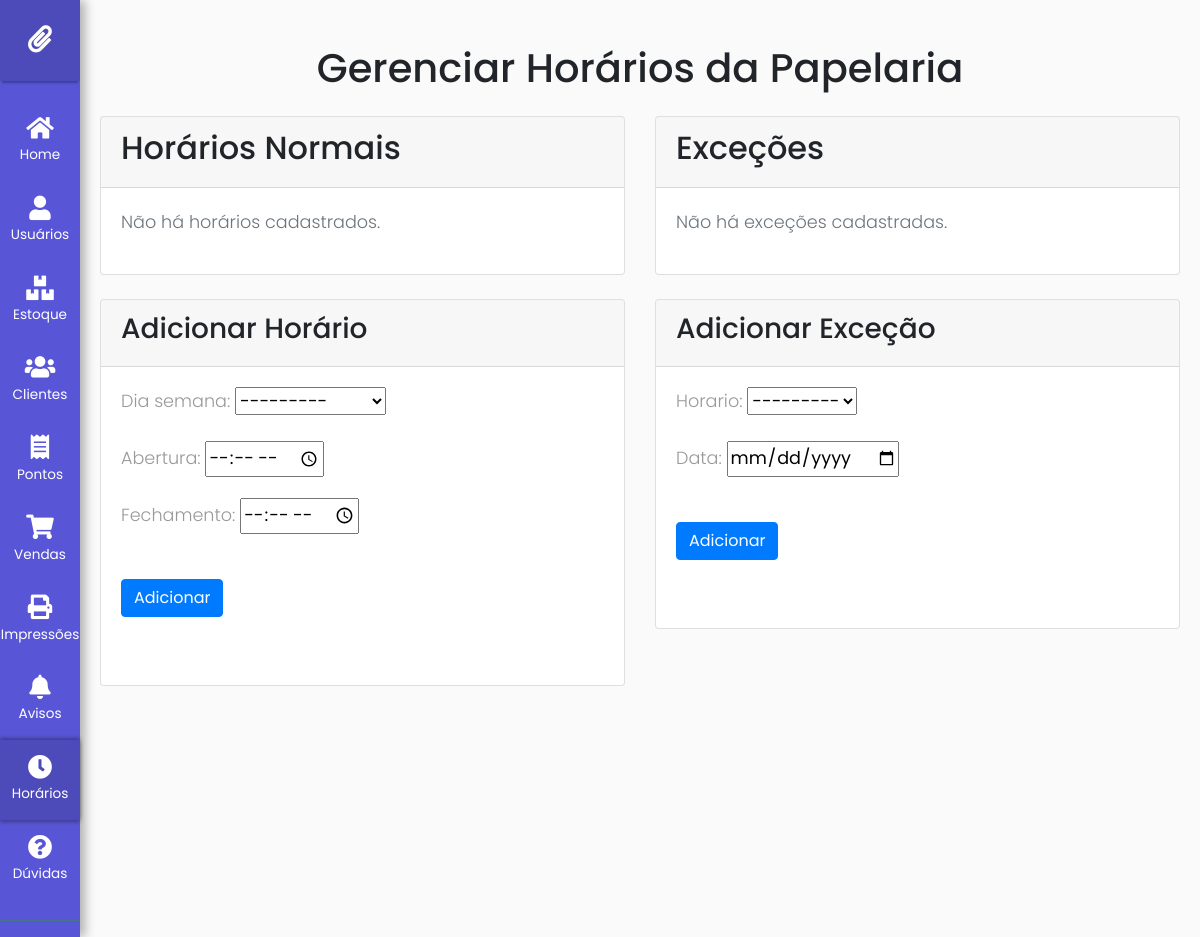
The app's page /horarios/ (signed in), older data.
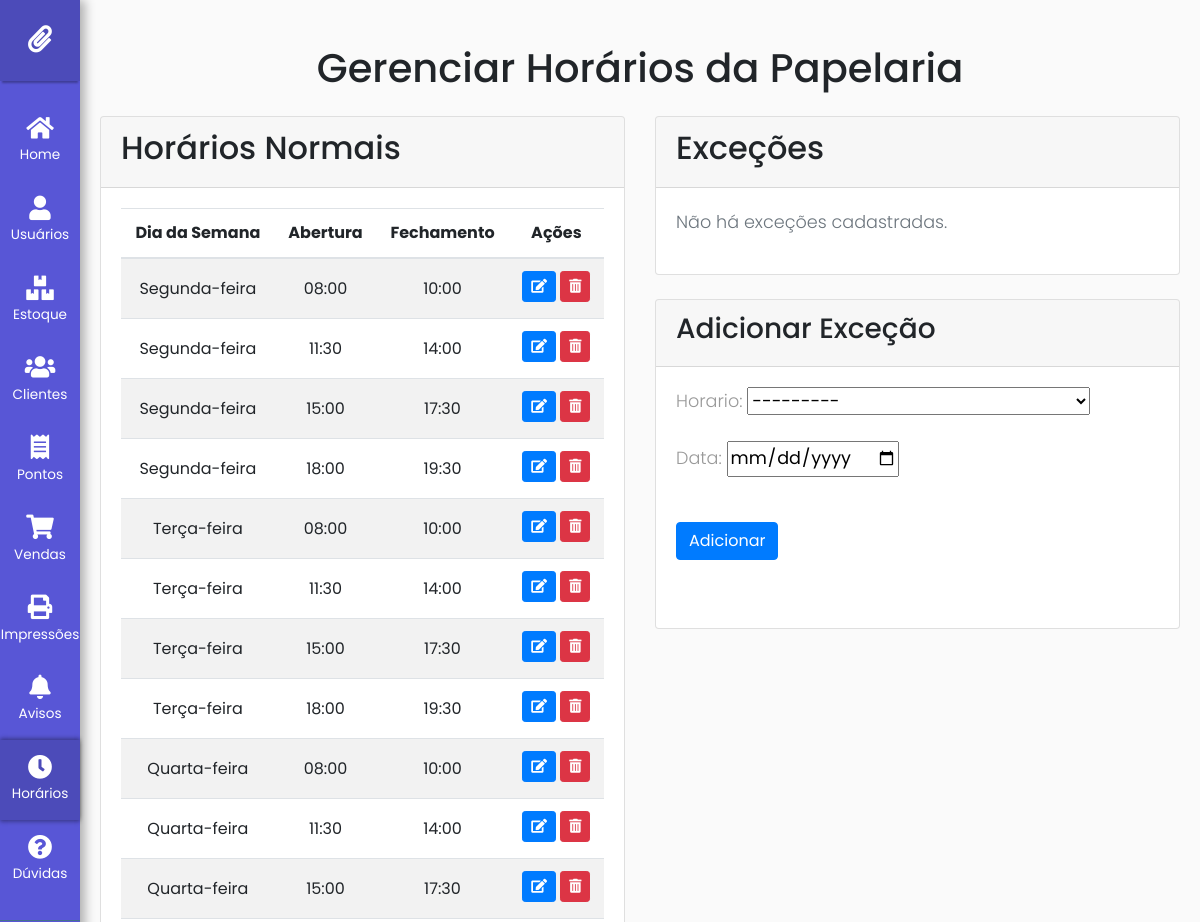
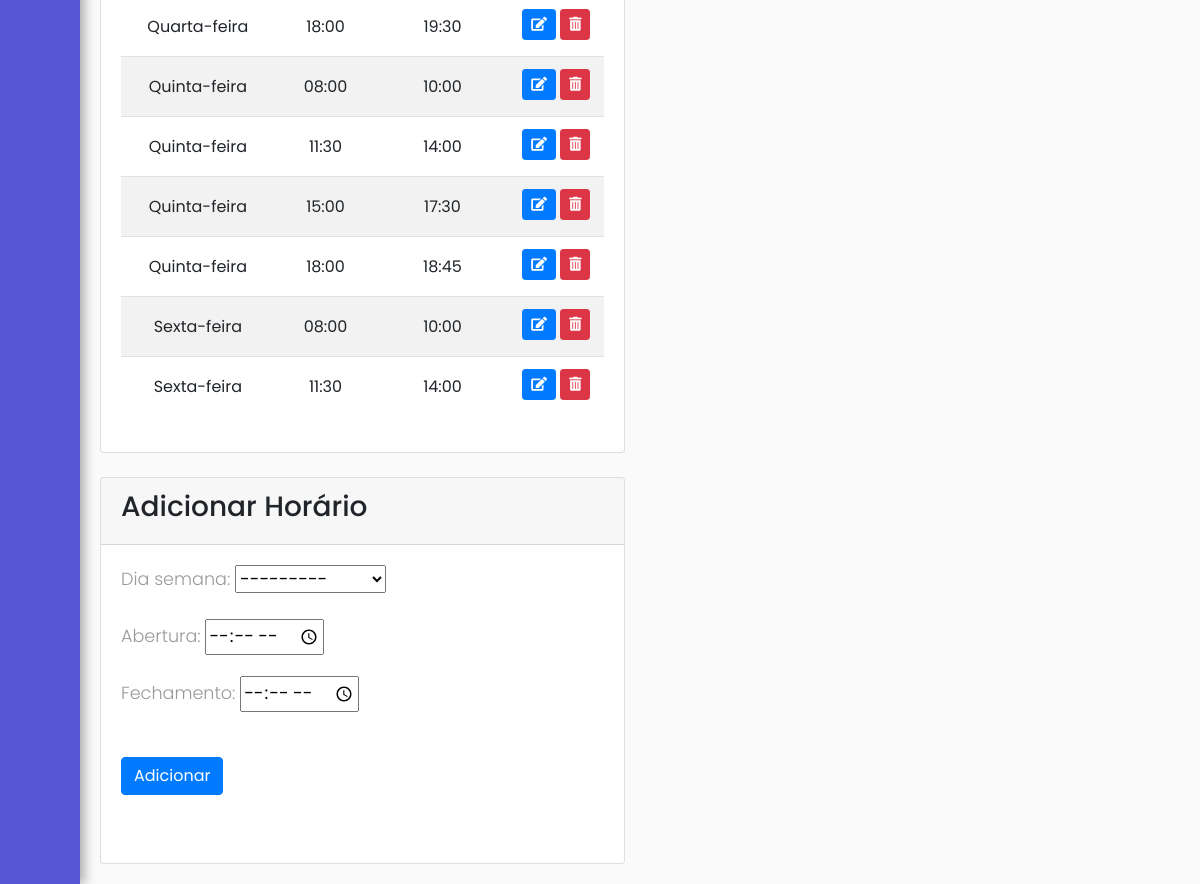
The same page, newer data (2 pictures, top to bottom).
### horarios/models.py (models this page shows)
class HorarioFuncionamento(models.Model):
    DIA_SEMANA_CHOICES = [
        (0, 'Segunda-feira'),
        (1, 'Terça-feira'),
        (2, 'Quarta-feira'),
        (3, 'Quinta-feira'),
        (4, 'Sexta-feira'),
        (5, 'Sábado'),
        (6, 'Domingo'),
    ]
    dia_semana = models.IntegerField(choices=DIA_SEMANA_CHOICES)
    abertura = models.TimeField()
    fechamento = models.TimeField()
    def __str__(self):
        return f"{self.get_dia_semana_display()} - {self.abertura} às {self.fechamento}"

### horarios/views.py (the view)
# urls.py: path('', views.gerenciar_horarios, name='gerenciar-horarios'),
@user_passes_test(is_admin)
def gerenciar_horarios(request):
    horarios = HorarioFuncionamento.objects.all().order_by('dia_semana', 'abertura')
    excecoes = ExcecaoHorario.objects.all().order_by('data', 'horario__abertura')
    if request.method == 'POST':
        if 'adicionar_horario' in request.POST:
            horario_form = HorarioFuncionamentoForm(request.POST)
            if horario_form.is_valid():
                horario_form.save()
                return redirect('horarios:gerenciar-horarios')
        elif 'adicionar_excecao' in request.POST:
            excecao_form = ExcecaoHorarioForm(request.POST)
            if excecao_form.is_valid():
                excecao_form.save()
                return redirect('horarios:gerenciar-horarios')
    else:
        horario_form = HorarioFuncionamentoForm()
        excecao_form = ExcecaoHorarioForm()
    return TemplateResponse(request, "gerenciar_horarios.html", {
        "horarios": horarios,
        "excecoes": excecoes,
        "horario_form": horario_form,
        "excecao_form": excecao_form,
    })

### horarios/forms.py
class HorarioFuncionamentoForm(forms.ModelForm):
    class Meta:
        model = HorarioFuncionamento
        fields = ['dia_semana', 'abertura', 'fechamento']
        widgets = {
            'abertura': forms.TimeInput(format='%H:%M', attrs={'type': 'time'}),
            'fechamento': forms.TimeInput(format='%H:%M', attrs={'type': 'time'}),
        }

class ExcecaoHorarioForm(forms.ModelForm):
    class Meta:
        model = ExcecaoHorario
        fields = ['horario', 'data']
        widgets = {
            'data': forms.DateInput(format='%Y-%m-%d', attrs={'type': 'date'}),
        }
    def __init__(self, *args, **kwargs):
        super().__init__(*args, **kwargs)
        self.fields['horario'].queryset = HorarioFuncionamento.objects.all().order_by('dia_semana', 'abertura')

### core/utils.py (called while the page is built)
def is_admin(user):
    return user.is_staff

### horarios/templates/gerenciar_horarios.html (shortened to what this page needs)
{% extends base_template %}
{% block body %}
    <div class="container mt-4">
        <h1 class="text-center">Gerenciar Horários da Papelaria</h1>
        <div class="row mt-4">
            <div class="col-md-6">
                <div class="card">
                    <div class="card-header">
                        <h2>Horários Normais</h2>
                    </div>
                    <div class="card-body">
                        {% if horarios %}
                            <table class="table table-striped table-hover text-center align-middle">
                                <thead>
                                    <tr>
                                        <th>Dia da Semana</th>
                                        <th>Abertura</th>
                                        <th>Fechamento</th>
                                        <th>Ações</th>
                                    </tr>
                                </thead>
                                <tbody>
                                    {% for horario in horarios %}
                                        <tr>
                                            <td class="text-center align-middle">{{ horario.get_dia_semana_display }}</td>
                                            <td class="text-center align-middle">{{ horario.abertura }}</td>
                                            <td class="text-center align-middle">{{ horario.fechamento }}</td>
                                            <td class="text-center align-middle">
                                                <button class="btn btn-primary btn-sm mb-1" data-toggle="modal" data-target="#editarHorarioModal" data-id="{{ horario.id }}"><i class="fas fa-edit"></i></button>
                                                <button class="btn btn-danger btn-sm mb-1" data-toggle="modal" data-target="#excluirHorarioModal" data-id="{{ horario.id }}"><i class="fas fa-trash-alt"></i></button>
                                            </td>
                                        </tr>
                                    {% endfor %}
                                </tbody>
                            </table>
                        {% else %}
                            <p class="text-muted">Não há horários cadastrados.</p>
                        {% endif %}
                    </div>
                </div>
                <div class="card mt-4">
                    <div class="card-header">
                        <h3>Adicionar Horário</h3>
                    </div>
                    <div class="card-body">
                        <form method="post" class="mb-4">
                            {{ horario_form.as_p }}
                            <button type="submit" class="btn btn-primary my-4" name="adicionar_horario">Adicionar</button>
                        </form>
                    </div>
                </div>
            </div>
            <div class="col-md-6">
                <div class="card">
                    <div class="card-header">
                        <h2>Exceções</h2>
                    </div>
                    <div class="card-body">
                        {% if excecoes %}
                            <table class="table table-striped table-hover text-center align-middle">
                                <thead>
                                    <tr>
                                        <th>Data</th>
                                        <th>Dia da Semana</th>
                                        <th>Abertura</th>
                                        <th>Fechamento</th>
                                        <th>Ações</th>
                                    </tr>
                                </thead>
                                <tbody>
                                    {% for excecao in excecoes %}
                                        <tr>
                                            <td class="text-center align-middle">{{ excecao.data }}</td>
                                            <td class="text-center align-middle">{{ excecao.horario.get_dia_semana_display }}</td>
                                            <td class="text-center align-middle">{{ excecao.horario.abertura }}</td>
                                            <td class="text-center align-middle">{{ excecao.horario.fechamento }}</td>
                                            <td class="text-center align-middle">
                                                <button class="btn btn-primary btn-sm" data-toggle="modal" data-target="#editarExcecaoModal" data-id="{{ excecao.id }}"><i class="fas fa-edit"></i></button>
                                                <button class="btn btn-danger btn-sm" data-toggle="modal" data-target="#excluirExcecaoModal" data-id="{{ excecao.id }}"><i class="fas fa-trash-alt"></i></button>
                                            </td>
                                        </tr>
                                    {% endfor %}
                                </tbody>
                            </table>
                        {% else %}
                            <p class="text-muted">Não há exceções cadastradas.</p>
                        {% endif %}
                    </div>
                </div>
                <div class="card mt-4">
                    <div class="card-header">
                        <h3>Adicionar Exceção</h3>
                    </div>
                    <div class="card-body">
                        <form method="post" class="mb-4">
                            {{ excecao_form.as_p }}
                            <button type="submit" class="btn btn-primary my-4" name="adicionar_excecao">Adicionar</button>
                        </form>
                    </div>
                </div>
            </div>
        </div>
    </div>
{% endblock %}

### core/templates/base.html (shortened to what this page needs)
{% load static %}
{% load custom_tags %}
<!DOCTYPE html>
<html lang="pt-br">
<head>
  <link rel="stylesheet" href="https://cdnjs.cloudflare.com/ajax/libs/font-awesome/5.15.4/css/all.min.css">
  <link rel="stylesheet" href="https://stackpath.bootstrapcdn.com/bootstrap/4.5.2/css/bootstrap.min.css">
  <link rel="stylesheet" href="https://cdnjs.cloudflare.com/ajax/libs/toastr.js/latest/toastr.min.css">
  <link rel="stylesheet" href="https://cdn.jsdelivr.net/npm/bootstrap-icons@1.11.3/font/bootstrap-icons.min.css">
  <link href="https://cdn.jsdelivr.net/npm/@coreui/coreui@5.2.0/dist/css/coreui.min.css" rel="stylesheet">
  <link rel="stylesheet" href="https://cdn.jsdelivr.net/npm/@coreui/icons/css/all.min.css">
  <link rel="stylesheet" href="https://maxcdn.bootstrapcdn.com/font-awesome/4.5.0/css/font-awesome.min.css">
  <link rel="stylesheet" href="{% static 'css/base.css' %}">
</head>
<body>
<div class="sidebar-desktop">
  <div class="wrapper">
    <nav id="sidebar" class="active">
      <div class="sidebar-header" style="cursor: pointer;" onclick="window.location.href='{% url 'core:home' %}'">
      <div class="sb-icone">
        <i class="fas fa-paperclip"></i>
      </div>
      </div>
      {% if user.is_superuser %}
      <ul class="list-unstyled components">
        <li class="{% if request.path == '/' %}active{% endif %}">
          <a href="{% url 'core:home' %}">
            <i class="fas fa-home"></i>
            Home
          </a>
        </li>
        <li class="{% if request.path == '/usuarios/' %}active{% endif %}">
          <a href="{% url 'usuarios:usuarios' %}">
            <i class="fas fa-user"></i>
            Usuários
          </a>
        </li>
        <li class="{% if request.path == '/estoque/' %}active{% endif %}">
          <a href="{% url 'estoque:listar-estoque-admin' %}">
            <i class="fas fa-boxes"></i>
            Estoque
          </a>
        </li>
        <li class="{% if request.path == '/clientes/' %}active{% endif %}">
          <a href="{% url 'clientes:admin-clientes' %}">
            <i class="fas fa-users"></i>
            Clientes
          </a>
        </li>
        <li class="{% if request.path == '/pontos/consulta-pontos/' %}active{% endif %}">
          <a href="{% url 'pontos:consulta_pontos' %}">
            <i class="fas fa-receipt"></i>
            Pontos
          </a>
        </li>
        <li class="{% if request.path == '/vendas/' %}active{% endif %}">
          <a href="{% url 'vendas:vendas-admin' %}">
            <i class="fas fa-shopping-cart"></i>
            Vendas
          </a>
        </li>
        <li class="{% if request.path == '/impressao/consultar/' %}active{% endif %}">
          <a href="{% url 'impressao:consultar_impressoes' %}">
            <i class="fas fa-print"></i>
            Impressões
          </a>
        </li>
        <li class="{% if request.path == '/avisos/' %}active{% endif %}">
          <a href="{% url 'avisos:listar-avisos' %}">
            <i class="fas fa-bell"></i>
            Avisos
          </a>
        </li>
        <li class="{% if request.path == '/horarios/' %}active{% endif %}">
          <a href="{% url 'horarios:gerenciar-horarios' %}">
            <i class="fas fa-clock"></i>
            Horários
          </a>
        </li>
        <li class="{% if request.path == '/duvidas/' %}active{% endif %}">
          <a href="{% url 'duvidas:responder_duvidas' %}">
            <i class="fas fa-question-circle"></i>
            Dúvidas
          </a>
        </li>
      </ul>
      {% endif %}
    </nav>
          {% regroup horarios by get_dia_semana_display as grouped_horarios %}
    <div id="content">
      <div class="row">
        {% block body %}
        {% endblock %}
      </div>
    </div>
  </div>
</div>
</body>
</html>

### static/css/base.css (style rules this page uses)
body { font-family: 'Poppins', sans-serif; background: #fafafa; }
p { font-family: 'Poppins', sans-serif; font-size: 1.1em; font-weight: 300; line-height: 1.7em; color: #999; }
a, a:hover, a:focus { color: inherit; text-decoration: none; transition: all 0.3s; }
i, span { display: inline-block; }
.wrapper { display: flex; align-items: stretch; }
#sidebar { min-width: 250px; max-width: 250px; background: #5856D6; color: #fff; transition: all 0.3s; box-shadow: 10px 0 10px rgba(0, 0, 0, 0.4); }
#sidebar.active { min-width: 80px; max-width: 80px; text-align: center; box-shadow: 5px 0 10px rgba(0, 0, 0, 0.3); }
#sidebar .sidebar-header .sb-icone { display: none; font-size: 1.7em; text-align: center; width: 100%; }
#sidebar.active .sidebar-header .sb-icone { display: block; }
#sidebar ul li a { text-align: left; }
#sidebar.active ul li a { padding: 15px 15px; text-align: center; font-size: 0.85em; display: flex; flex-direction: column; align-items: center; }
#sidebar.active ul li a i { margin-right: 0; display: block; font-size: 1.8em; margin-bottom: 5px; }
#sidebar .sidebar-header { padding: 20px; background:rgb(76, 75, 185); box-shadow: 0 4px 2px -2px rgba(0, 0, 0, 0.3); }
#sidebar ul.components { padding: 20px 0; border-bottom: 1px solid #47748b; }
#sidebar ul li a { padding: 10px; font-size: 1.1em; display: block; }
#sidebar ul li a i { margin-right: 10px; }
#sidebar ul li.active>a, a[aria-expanded="true"] { color: #fff; background: rgb(76, 75, 185); box-shadow: 0 -2px 4px rgba(0, 0, 0, 0.3), 0 2px 4px rgba(0, 0, 0, 0.3); }
#content { width: 100%; padding: 20px; min-height: 100vh; transition: all 0.3s; }

Row changes from the older to the newer data that the page shows:
added HorarioFuncionamento: dia_semana "Segunda-feira", abertura "08:00", fechamento "10:00"
added HorarioFuncionamento: dia_semana "Segunda-feira", abertura "11:30", fechamento "14:00"
added HorarioFuncionamento: dia_semana "Segunda-feira", abertura "15:00", fechamento "17:30"
added HorarioFuncionamento: dia_semana "Segunda-feira", abertura "18:00", fechamento "19:30"
added HorarioFuncionamento: dia_semana "Terça-feira", abertura "08:00", fechamento "10:00"
added HorarioFuncionamento: dia_semana "Terça-feira", abertura "11:30", fechamento "14:00"
added HorarioFuncionamento: dia_semana "Terça-feira", abertura "15:00", fechamento "17:30"
added HorarioFuncionamento: dia_semana "Terça-feira", abertura "18:00", fechamento "19:30"
added HorarioFuncionamento: dia_semana "Quarta-feira", abertura "08:00", fechamento "10:00"
added HorarioFuncionamento: dia_semana "Quarta-feira", abertura "11:30", fechamento "14:00"
added HorarioFuncionamento: dia_semana "Quarta-feira", abertura "15:00", fechamento "17:30"
added HorarioFuncionamento: dia_semana "Quarta-feira", abertura "18:00", fechamento "19:30"
added HorarioFuncionamento: dia_semana "Quinta-feira", abertura "08:00", fechamento "10:00"
added HorarioFuncionamento: dia_semana "Quinta-feira", abertura "11:30", fechamento "14:00"
added HorarioFuncionamento: dia_semana "Quinta-feira", abertura "15:00", fechamento "17:30"
added HorarioFuncionamento: dia_semana "Quinta-feira", abertura "18:00", fechamento "18:45"
added HorarioFuncionamento: dia_semana "Sexta-feira", abertura "08:00", fechamento "10:00"
added HorarioFuncionamento: dia_semana "Sexta-feira", abertura "11:30", fechamento "14:00"
Text that changed along with them:
text no longer shown: "Não há horários cadastrados."
text now shown: "Dia da Semana Abertura Fechamento Ações"
